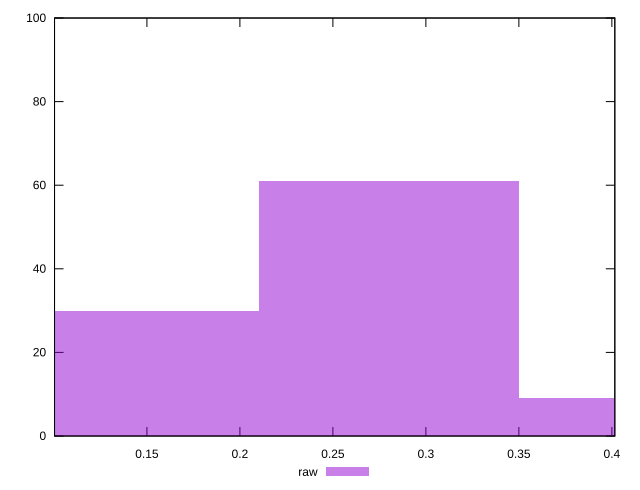

Generate this figure with gnuplot:
reset

$raw <<EOF
0.1401336633658863 30
0.42040099009765897 9
0.2802673267317726 61
EOF

set key outside below
set boxwidth 0.1401336633658863
set xrange [0.10032995130466112:0.4015908515959598]
set yrange [0:100]
set trange [0:100]
set style fill transparent solid 0.5 noborder
set terminal svg size 640, 490 enhanced background rgb 'white'
set output "report_00015_2021-02-09T16-11-33.973Z/meta/pScore/samples/pages+cached/raw/histogram.svg"

plot $raw title "raw" with boxes

reset
